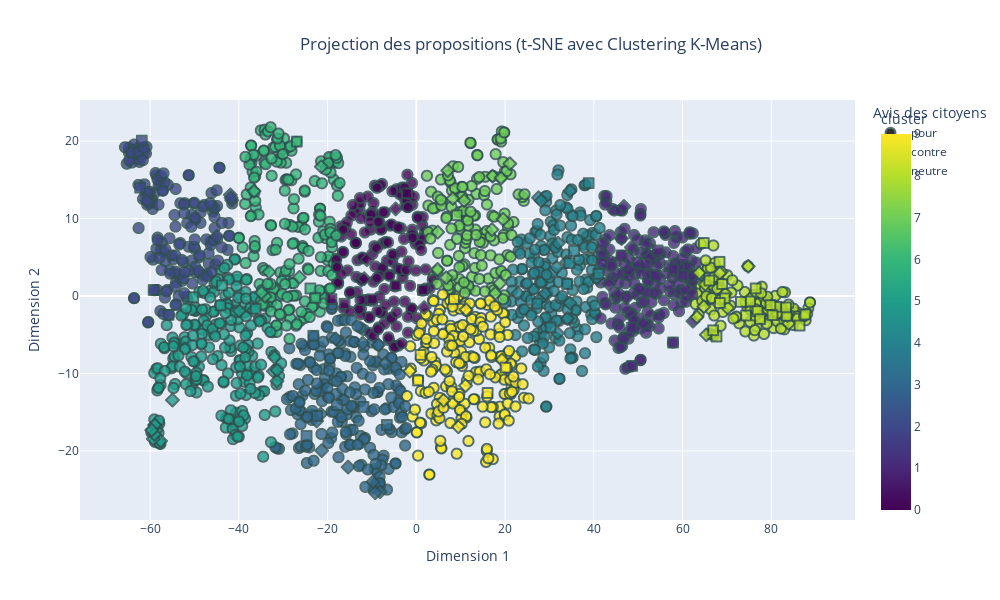

Here is the notebook cell this chart was saved with:
### Code cell
import plotly.express as px
from sklearn.manifold import TSNE
from sklearn.preprocessing import StandardScaler
from sklearn.cluster import KMeans
import pandas as pd

# Normalisation des vecteurs
scaler = StandardScaler()
vectors_normalized = scaler.fit_transform(proposition_vectors)

# Réduction des vecteurs à 2 dimensions avec t-SNE
tsne = TSNE(n_components=2, random_state=42, perplexity=30, n_iter=1000)
word_vectors_2d = tsne.fit_transform(vectors_normalized)

# Appliquer le clustering K-Means
n_clusters = 10
kmeans = KMeans(n_clusters=n_clusters, random_state=42)
cluster = kmeans.fit_predict(word_vectors_2d)
data['cluster'] = cluster

# Préparer les données pour le graphique
df1 = pd.DataFrame(word_vectors_2d, columns=['Dim1', 'Dim2'])  # Utiliser Dim1 et Dim2 pour refléter t-SNE
df1['propositions'] = data['Proposition']  # Ajouter les propositions correspondantes
df1['cluster'] = cluster  # Ajouter les labels des clusters
df1['vote'] = data['Catégorie']  # Ajouter les votes ou catégories
df1['proposition_vectors'] = data['mean_vector']  # Ajouter les vecteurs moyens

# Créer le graphique interactif
fig = px.scatter(
    df1,
    x='Dim1',
    y='Dim2',
    symbol='vote',  # Utiliser la colonne 'vote' pour les symboles
    color='cluster',  # Utiliser les clusters pour la coloration
    hover_name='propositions',  # Afficher les propositions lors du survol
    title="Projection des propositions (t-SNE avec Clustering K-Means)",
    labels={'Dim1': 'Dimension 1', 'Dim2': 'Dimension 2', 'vote': 'Avis des citoyens'},
    color_continuous_scale='viridis',  # Choisir une palette de couleurs
    category_orders={"cluster": [str(i) for i in range(n_clusters)]},
    width=1000,
    height=600
)

# Personnaliser les points
fig.update_traces(marker=dict(size=10, opacity=0.8, line=dict(width=2, color='DarkSlateGrey')))

# Ajouter un titre pour la légende des clusters
fig.update_layout(
    title_x=0.3  # Centrer le titre
)

# Afficher le graphique
fig.show()

#df1.to_csv("D:/Gbaki 2A/Projet statistique/propositions_clusters.csv", index=False)

### Figure 1 — Plotly figure (JSON) as saved in the notebook; plotly's stock layout.template omitted (floating-point values rounded to 4 significant figures; data arrays with more than 128 entries replaced by an {"elided": "..."} marker saying what was removed)
{"data": [{"hovertemplate": "<b>%{hovertext}</b><br><br>Avis des citoyens=pour<br>Dimension 1=%{x}<br>Dimension 2=%{y}<br>cluster=%{marker.color}<extra></extra>", "hovertext": {"elided": "1736 str values"}, "legendgroup": "pour", "marker": {"color": {"elided": "1736 int values"}, "coloraxis": "coloraxis", "line": {"color": "DarkSlateGrey", "width": 2}, "opacity": 0.8, "size": 10, "symbol": "circle"}, "mode": "markers", "name": "pour", "showlegend": true, "type": "scattergl", "x": {"elided": "1736 float values"}, "xaxis": "x", "y": {"elided": "1736 float values"}, "yaxis": "y"}, {"hovertemplate": "<b>%{hovertext}</b><br><br>Avis des citoyens=contre<br>Dimension 1=%{x}<br>Dimension 2=%{y}<br>cluster=%{marker.color}<extra></extra>", "hovertext": ["Il faut raccourcir les vacances scolaires pour introduire des activités culturelles et sportives", "Il faut un remboursement total ou partielle des licences de sport par la sécurité social ", "Il faut transformer 3h de travail (sur les 35h) en 3h de sport obligatoire au travail", "Il faut interdire les JO qui sont profondément discriminants : les billets et logements sont hors de prix pour la majorité des gens", "Il faut être obligé d'adhérer à une association pendant les études (sportive, artistique...) et s'inspirer des usa", "Il faut faciliter l'accès au clubs et associations en remboursant par la sécurité sociale et les mutuelles les abonnements ou licences", "Il faut instaurer des heures de sport obligatoires dans les entreprises.", "Il faut une prise en charge par la sécurité sociale des adhésions dans les clubs et associations sportives avec un contrôle de présence", "Il faut que cela soit rembourser au moins en partie, par le sécurité sociale, ou une aide conséquente par l'employeur", "Il faut le rendre obligatoire à l'école, après la classe : 1 heure par jour a minima. Et idem pour les adultes après le travail ", "Il faudrait que les smartphones se bloquent après une heure d'utilisation et se débloquent après 10 minutes d'activité.", "Il faut annuler les JO et utiliser l'argent pour des équipements de proximité et des encadrants payés correctement", "Il faut des clubs gratuits. ", "Il faut interdire les jeux olympiques : c’est polluants et réservés à une élite bourgeoise. ", "Il faut faciliter l'accès aux clubs ou associations sportives en remboursant par la sécurité sociale et les mutuelles les abonnements", "Il faut imposer sur les 35 heures qu’il y ait une heure de sport financé par les employeurs sur le temps de travail.", "Il faut que les entreprises, associations, sociétés, etc. rendent obligatoire une activité sportive 30 minutes par jour", "Il faut s’inspirer du système militaire avec la mise en place de la pratique sportive sur le temps de travail.", "Il faut rembourser par la CPAM les inscriptions à des clubs de sport. Des personnes sportives sont des personnes en meilleur santé", "Il faut une participation financière pour ceux qui font leurs trajets quotidiens a vélo (sauf VAE car ils bénéficient déjà d'aide a l'achat)", "Il faut récompenser financièrement les Français qui font 10 000 pas/jour système points, tickets ciné resto etc ou à partir d'un nbre de pas", "Il faut rendre le sport obligatoire. 2H/semaine payées par l'Etat via carte numérique activable à partir de 30 min sport.", "Il faut rendre les activités physiques remboursées par la sécurité sociale.", "Il faut mettre en place un échauffement matinal physique tous les matins pour toutes la population", "Il faut démocratiser la pratique sportive sur les lieux de travail des gens en instaurant une pause de 2h entre midi et deux.", "Il faut des écrans publicitaires ou l’on peut voir défiler diverses pratiques sportives, leurs bienfaits, sous fond musical, dans la rue. ", "Il faut initier la mise en forme collective dans les entreprises, le matin avant de prendre son poste et le soir avant de partir", "Il faut 1 abonnement gratuit/an à un club de sport ou d'activité physique de son choix.", "Il faut passer à des semaines de 32h et à des week-ends de 3 jours", "Il faut empêcher les gens de travailler dimanche et ouvrir les installations sportives pour la pratique du sport", "Il faut pouvoir payer son ticket de bus en faisant 20 squats, comme à Cluj (Roumanie) ? Bus gratuit pour les personnes handicapées/âgées.", "Il faut pour les emplois non physiques une heure de sport le matin avant la prise de poste.", "Il faut que les massages (chinois, thaï) puissent être pris en charge au même titre que l'ostéopathie. Bénéfique pour la récupération/stress", "Il faut construire dans tous les quartiers urbains et villages des piscines publiques naturelles, dans des serres végétales, à eau recyclée", "Il faut développer des \"cours de sport en plein air nocturnes\" avec des équipements lumineux.", "Il faut à partir de 40 ans une participation de la sécurité sociale pour une pratique sportive dans un club", "Il faut élargir massivement les possibilités de nager en site naturel toute l’année et en accès libre (lacs, canaux, etc.).", "Il faut allier salle de sports et jeux vidéos, rendre cela ludique !", "Il faut initier les français aux jeux sportifs en réalité virtuelle et équiper les établissements de type EPHAD.", "Il faut rémunérer les sportifs qui participent à des événements de promotion du sport dans les communes ou les régions", "Il faut renforcer les incitations aux pratiques sportives pour la santé par un crédit d'impôts plafonné pour l'emploi d'un coach", "Il faut que les collectivités financent des coachs qui aident les familles volontaires à améliorer leur comportement (activité, repas…).", "Il faut retirer les parkings de dépose des enfants proches écoles-collèges, pour redonner l'autonomie des déplacements à pieds ou vélo.", "Il faut stopper les jeux olympiques, c'est une hérésie !", "Il faut que ce soit obligatoire pour les enfant de 5 à 12 ans d'être inscrit dans une association afin de pratiquer une activité physique", "Il faut sacraliser le sport au collège et lycée, avec un coef fort et noter la performance autant que la démonstration d'esprit d'équipe.", "Il faut moins de restriction vestimentaire pour les pratiques en compétition tant que cela nuit pas à la discipline elle même ex : voile", "Il faut une application qui permettrait de gagner du temps d’écran en échange d’activité physique que les parents programmeraient. ", "Il faut créer des créneaux horaires réservés aux activités sportives dans les parcs.", "Il faut que le coup de l'activité sportive puisse être prise en charge/remboursée par l'employeur, la sécurité sociale", "Il faut arrêter de confondre sport et activité physique, l'un est une absurdité délétère, l'autre est indispensable.", "Il faut obliger chaque club à avoir une équipe handisport pour chaque activité", "Il faut supprimer/diminuer les remboursements des médicaments des personnes qui pourraient se soigner grâce à l'activité physique.", "Il faut valoriser les notes des élèves sportifs (extra-scolaire) afin de motiver les autres à la pratique régulière d’un sport en fédération", "Il faut proposer aux magasins de sport des rayons pour des articles de pratique sportive, promotion permanente annuelle", "Il faut la rendre obligatoire afin de beneficier de soins médicaux", "Il faut des collaborations avec des influenceurs pour promouvoir un mode de vie actif.", "Il faut créer des défis sportifs basés sur les réseaux sociaux pour encourager la participation en ligne et hors ligne.", "Il faut rendre les inscriptions gratuites dans les clubs de sport en compensant cette gratuité par des subventions publiques", "Il faut que les éducateurs sportifs soient remboursés par la sécurité sociale.", "Il faut proposer un prix littéraire pour récompenser les livres pour apprendre un sport ou pour avoir une activité physique.", "Il faut inciter fiscalement à prendre un coach sportif personnel", "Il faut permettre aux employeurs de payer mieux ceux qui sont actifs en sport que les sédentaires.Des employés en forme sont plus avantageux", "Il faut donner une place aux transidentités au sein du sport et intégrer ce sujet dans l’ensemble des réflexions liées au sport", "Il faut payer une nounou aux familles monoparentales pour libérer du temps au parent pour pratiquer une activité sportive, 1fois par semaine", "Il faut interdire tous les véhicules à moteur et supprimer des places de parking dans les centres villes pour inciter les citoyens à marcher", "Il faut faire des zones défis au travail: chaise contre le mur, panier basket...", "Il faut taxer lourdement les loisirs statiques (jeux vidéo, streaming etc) pour inciter à choisir des loisirs sportifs, et financer ceux ci.", "Il faut inscrire la pratique d’une activité physique quotidienne dans la Constitution", "Il faut mettre en place des programmes de réalité virtuelle pour découvrir de nouveaux sports.", "Il faut faire dans les rues et les parcs des sortes de chasses aux trésors et collecter ainsi des bons de reductions, places de concerts...", "Il faut interdire les jeux olympiques, surtout en France.", "Il faut créer des bornes de pointage dans les villes pour la marche à pied mesurant les distances et encourageant les progrès", "Il faut rendre gratuits les places aux JO pour les licenciés", "Il faut imposer à l’entreprise du sport dans le temps de travail ! Il faut accepter de déjeuner en travaillant pour libérer la pause !", "Il faut donner une prime CPAM en proportion du nombre d’heures de sport mensuelles. Grâce à une appli gérée par le ministère de la Santé", "Il faut lever l’interdiction du port du voile dans les fédérations françaises", "Il faut en faire un campagne national : faire des affiches géantes avec des personnes saines physiquement", "Il faut supprimer du vocabulaire le mot sport qui correspond à un abrutissement et le remplacer par activité physique.", "Il faut que les dirigeants montrent l'exemple : médiatiser les activités sportives des politiques, journalistes et autres personnalités", "Il faut pénaliser les déplacements courts en voiture.", "Il faut encourager l'installation d'une innovation : la première machine à café qui fait tapis de course", "Il faut proposer un apéro sportif après un footing entre proches et voisins", "Il faut réduire le volume des retransmissions des sports dans les medias (tv, radio, internet) pour ne pas figer les auditeurs chez eux", "Il faut mettre en place des jeux vidéo interactifs qui récompensent les activités physiques réelles.", "Il faut que les flashmobs se généralisent et deviennent les nouvelles façons de prendre l'apéritif après le travail.", "Il faut interdire l’arrêt et le stationnement à moins d’un kilomètre des établissements scolaires.", "Il faut du temps et par conséquent favoriser un 100% télétravail", "Il faut changer les équipes de haut niveau et les membres des fédérations dès lors qu’il n’y a eu aucune qualification olympique", "Il faut vérifier le passif judiciaire des jeunes qui accèdent à sport études notamment pour le football.", "Il faut supprimer les cotisations obligatoires des fédérations sportives.", "Il faut favoriser les réunions non formelles au sein de l'entreprise en invitant les conjoints pour des thés ou dîners dansants.", "Il faut interdire les sports non écologiques comme le ski et la formule 1", "Il faut que tout le monde prennent des trotinettes ou des vélos électriques c'est bon pour la planète.", "Il faut offrir 1 ou 2 jours de CP, payés par l’Etat, à qui le souhaite, pendant les JO, pour regarder les épreuves et susciter des vocations", "Il faut interdire toutes les demandes de certificats médicaux que ce soit pour les clubs, les professionnels et les compétitions.", "Il faut augmenter les cotisations sociales de ceux qui ne s'inscrive dans aucun sport. ", "Il faut augmenter le prix des carburants pour inciter à aller à pied (au moins partiellement). Pas à vélo! A pied!", "Il faut augmenter les cotisations sociales des non-sportifs. Ils coutent plus cher à la sécu, c'est à eux de payer.", "Il faut adopter un chien ça fera à minima 45 minutes de marche 3 fois par jour", "Il faut pouvoir exclure tout membre d’une fédération qui n’est pas au résultat et éviter qu’il reprenne sa place", "Il faut réduire le nombre d'arrêt de bus en ville pour obliger la marche, un pour 500m semble juste.", "Il faut inciter les Français à s'équiper de montres connectées pour les stimuler à bouger et atteindre des (petits) objectifs quotidiens.", "Il faut encourager les garçons à s'inscrire dans un club de football ou de rugby."], "legendgroup": "contre", "marker": {"color": [8, 1, 8, 1, 8, 5, 5, 5, 3, 5, 0, 3, 5, 2, 5, 5, 0, 7, 9, 7, 8, 4, 5, 3, 7, 4, 3, 5, 4, 2, 9, 5, 8, 7, 2, 3, 1, 1, 1, 7, 1, 9, 4, 2, 5, 8, 7, 0, 9, 5, 6, 1, 1, 3, 7, 8, 6, 4, 3, 5, 9, 3, 3, 3, 6, 1, 1, 0, 6, 4, 4, 2, 6, 9, 7, 8, 1, 6, 8, 1, 7, 8, 1, 8, 8, 4, 8, 1, 4, 8, 4, 4, 8, 7, 4, 4, 3, 2, 7, 0, 1, 7, 7, 8], "coloraxis": "coloraxis", "line": {"color": "DarkSlateGrey", "width": 2}, "opacity": 0.8, "size": 10, "symbol": "diamond"}, "mode": "markers", "name": "contre", "showlegend": true, "type": "scattergl", "x": [70.19, 62.36, 74.81, 47.88, 75.14, -58.92, -31.4, -57.64, -8.178, -32.2, -4.648, -6.994, -54.96, -41.58, -58.95, -31.39, -12.37, 8.241, 9.472, 17.19, 65.13, 27.55, -59.28, -22.47, 7.078, 31.82, -8.549, -36.68, 28.17, -44.95, 6.15, -31.94, 63.24, 17.05, -54.38, -9.745, 51.66, 45.76, 62.18, 18.79, 43.42, 11.21, 34.63, -41.92, -39.89, 63.73, 6.75, -11.11, 11.09, -59.0, -34.11, 45.86, 51.15, -18.16, 4.825, 68.74, -33.19, 33.91, -21.33, -59.62, 19.31, -15.37, -12.09, -21.54, -36.58, 52.02, 46.25, 1.777, -34.92, 34.09, 34.61, -41.74, -21.41, -1.471, 10.79, 68.4, 48.46, -26.34, 83.91, 47.39, 21.08, 82.49, 58.9, 79.37, 65.37, 31.62, 83.61, 46.78, 29.01, 69.62, 22.88, 31.96, 81.46, 19.09, 40.71, 27.66, -9.26, -60.71, 17.78, -11.75, 52.57, 19.57, 4.798, 64.78], "xaxis": "x", "y": [-1.548, -3.247, 3.831, 4.806, -0.4021, -16.66, -10.98, -18.72, -25.27, -9.715, 11.25, -8.678, -13.44, 12.36, -16.65, -9.57, 2.066, 12.59, -16.88, 15.47, 1.502, 12.68, -18.45, -16.13, 16.19, -4.803, -6.317, -1.862, 12.31, 7.699, -13.46, -7.916, -2.716, 8.564, 1.27, -23.99, 6.606, 0.3096, 2.597, 1.626, 1.543, -1.771, 13.56, 13.05, -1.925, 3.001, 2.361, 4.696, -11.57, -17.85, -0.04093, -2.911, -3.532, -5.527, 8.247, 3.155, 3.099, 4.391, -19.96, -17.31, -8.252, -22.08, -6.08, -15.23, 13.54, 5.392, 7.42, -1.49, 0.4337, -2.908, -0.9104, 12.67, 16.7, -9.7, 12.32, 2.944, 6.271, 2.413, -3.554, -0.2204, 17.08, -2.338, 1.68, -1.868, -4.998, 3.703, -2.518, 11.56, 0.3079, 0.2936, 0.3323, 6.813, -2.287, 15.23, 2.312, -0.5244, -25.39, 12.3, 0.3381, 2.244, 4.935, 9.911, 3.441, -1.372], "yaxis": "y"}, {"hovertemplate": "<b>%{hovertext}</b><br><br>Avis des citoyens=neutre<br>Dimension 1=%{x}<br>Dimension 2=%{y}<br>cluster=%{marker.color}<extra></extra>", "hovertext": ["Il faut créer des challenges sportifs tous les mois et une compétition entre participants ce qui motivera encore plus.", "Il faut proposer des \"flash mobs sportifs\" dans les lieux publics pour encourager la spontanéité.", "Il faut interdire aux mairies de fermer un gymnase aux heures de nuit uniquement pour économiser de l’électricité !", "Il faut que les profs de sport officient dans les clubs ! Le sport scolaire se concentre sur les enfants ne faisant pas (encore) de sport.", "Il faut développer des activités physiques douces : yoga de chaise, et aide financière pour vélo d'appartement", "Il faut aller au boulot en velo", "Il faut créer le ministère de la culture populaire, qui intègrera aussi l'APSA Activité Physique Sportive Artistique, différente de l'EPS.", "Il faut inventer les apéros sportifs ! On se retrouve dans une ambiance conviviale avec des voisins et proches autour d’une collation", "Il faut reconnaître les coachs sportifs ou coach en nutrition comme des professionnels de santé", "Il faut un sport axé sur la communauté où ses membres sont impliqués dans les décisions, favorisant plus de démocratie participative", "Il faut un centre \"thermal\" accessible dans chaque département pour les personnes âgées ou ayant des douleurs avec des kinés", "Il faut éviter volontairement de se faire aider dans la mesure du possible et s'obliger à faire soi-même pour entretenir son corps.", "Il faut que le double projet d'un.e SHN soit réellement pris en compte par les DTN et CTN", "Il faut régulièrement évaluer les actions des CTN", "Il faut que les SHN listés aient les mêmes avantages notamment dans les Creps (accès aux services médicaux et psycho)", "Il faut faciliter la vie de nos SHN au collège prévoir des heures prof pour le rattrapage après compétition. ", "Il faut faire la promotion d'applications comme HelloSport.", "Il faut soutenir les applications comme weward et surtout que l'état propose une application du style car - de gens dans les hôpitaux.", "Il faut proposer des APPN dans toutes les écoles et pas seulement au sein des QPV pour faire aimer le sport de plein air", "Il faut que le département puisse payer les entraîneurs en fonction du nombre de licenciés (ce qui en entraînera une hausse)", "Il faut voir qu'il y a l'offre tremplin strict à 11 séances en Maison Sport Santé. Mais une PMR à vie n'a pas accès à un sport normal après.", "Il faut lutter contre l'insuffisance de financement pérenne des MSS afin de sécuriser leur modèle éco déjà très fragilisé par l'offre privée", "Il faut donner une note de difficultés d'une activité physique et du niveau. Cela existe pour des activités comme le trekking.", "Il faut renforcer les MSS car elles ont l'obligation de sensibiliser et promouvoir l'activité physique. Promouvoir une nouvelle culture", "Il faut tracer simplement sur le sol les lignes délimitant les terrains de sport de tous les sports olympiques pour faire du air-sport.", "Il faut faire payer le montant des adhésions à un club sportif (en Sport Adapté, en sport loisirs ou en Sport compétition)", "Il faut créer sur les montres connectées une activité \"Trajet sans voiture\" qui compte la distance totale parcourue et aussi les pas.", "Il faut être plus présent dans les salles", "Il faut modifier les conditions d’accès aux fonctions d’entraîneurs de haut niveau et non plus laisser le statut de la fonction publique", "Il faut prendre exemple sur l’Education Scolaire qui est mise en place aux États unis sur le sport.", "Il faut pouvoir traiter des demandes en activité physique qui n'ont pas trouvé d'offre.", "Il faut promouvoir les activités connectées", "Il faut non un cours de tennis des tables de ping-pong, moins onéreux et plus ludique", "Il faut mettre à disposition une fiche simple indiquant la chronologie pour la création d'une association sport santé", "Il faut que les EAPAS, Enseignants en Activité Physique Adaptée de Santé Licence et Master STAPS APAS soient conventionnés.", "Il faut accompagner la structuration, l’outillage et la montée en compétences des organisations de l’écosystème", "Il faut aider financièrement le SHN afin de lui permettre de se déplacer sur les compét et d'assurer son avenir ", "Il faut systématiser la conduite de mesures d’impacts des projets et des politiques sportives, pour objectiver les bénéfices pour la société", "Il faut une compétition mondiale pour réunir les peuples sur une ville sur cette belle planète tout en respectant notre terre", "Il faut voir du coté des \"Contrat Local de Santé\" portés pas les Communautés de communes et l'ARS", "Il faut imposer un principe clair de subsidiarité des compétences entre les différents acteurs institutionnels du sport", "Il faut des spots publicitaires pour tout public.", "Il faut intégrer 1 journée collective sport obligatoire au sein de chaque fonction publique et autres administrations ", "Il faut utiliser les applications mobiles qui permettent de mettre les amateurs en relation. ex : l’application « Potesport »", "Il faut un outil moderne et géré pour démocratiser le privilège d'assister à ce rendez-vous sportif des J.O. Des professionnels aussi.", "Il faut des structures nationales au fonctionnement moins coûteux et plus adaptées aux besoins de formation de cadres en régions.", "Il faut communiquer sur l'existence de l'enseignant en activité physique adaptée, profession spécifique à la pratique physique et la santé.", "Il faut développer les séances de sport par internet, qu'on puisse les faire avec des amis en direct, ou ensuite en différé: c'est top !", "Il faut nécessairement rendre les activités physiques plus attrayantes en les fusionnant avec des activités artistiques, par exemple.", "Il faut que l'animation des activités physiques adaptées de santé soit associée à la médiation culturelle et scientifique.", "Il faut soutenir des applications comme Smatchy qui aident à rendre le sport pour tous accessibles gratuitement", "Il faut permettre aux parents d’initier leurs enfants aux sports sans les clubs ou fédérations. Juste pouvoir louer l’espace ou terrain.", "Il faut créer des \"parcours sportifs mystères\" où les participants découvrent l'activité au dernier moment.", "Il faut ouvrir des campus universitaires", "Il faut encourager les filles à s'inscrire dans un club de football ou de rugby.", "Il faut couvrir le plus grand nombre de terrains de pétanque pour permettre cette activité ludique et intergénérationnelle toute l'année !", "Il faut créer un groupe de même niveau qui se motive les uns les autres ...", "Il faut développer et encourager le concept de \"Walking meeting\" dans les secteurs où il peut être mis en place.", "Il faut créer des associations pour les personnes intéressées et faire des publicités sur la télé et sur les réseaux sociaux", "Il faut organiser des compétitions sportives par tranches d'âges entre villes puis entre départements et enfin entre régions.", "Il faut leur dire que ça éveille en nous des substances naturelles au moins aussi puissantes que toutes les drogues ou alcools réunis", "Il faut aménager des latrines à proximité des lieux de passage piétons et des deux roues.", "Il faut que chaque acteur public puisse analyser son budget et créer un budget primitif sensible au genre dans le sport", "Il faut que les clubs de sport pour les enfants ne proposent plus de créneaux le mercredi mais le soir et le weekend", "Il faut construire des praticables couverts pour favoriser la pratique ensemble de pratiques artistiques.", "Il faut couvrir le maximum de terrains de sport ,y compris pour la pétanque, quand le foncier est rare  (pour les jours de pluie)", "Il faut pratiquer un sport collectivement  jusqu'à 90 ans dans chaque quartier ou village. ", "Il faut offrir avantages fiscaux, financiers (impôts, mutuelles...) proportionnels aux gains dont la société profite de la part des sportifs", "Il faut proposer plus de jeux de piste comme les mozaïques space invaders, pokemon, geocaching..."], "legendgroup": "neutre", "marker": {"color": [8, 5, 8, 9, 0, 2, 0, 8, 3, 4, 1, 1, 8, 8, 1, 0, 1, 4, 3, 4, 2, 4, 1, 9, 4, 4, 8, 1, 9, 3, 6, 8, 4, 9, 5, 1, 8, 8, 8, 3, 8, 8, 0, 1, 8, 9, 0, 1, 6, 8, 3, 5, 8, 8, 8, 0, 2, 7, 8, 1, 8, 8, 5, 1, 6, 8, 3, 1, 2], "coloraxis": "coloraxis", "line": {"color": "DarkSlateGrey", "width": 2}, "opacity": 0.8, "size": 10, "symbol": "square"}, "mode": "markers", "name": "neutre", "showlegend": true, "type": "scattergl", "x": [75.26, -50.28, 76.92, 16.08, -16.16, -62.24, -4.647, 87.66, -6.631, 38.85, 48.64, 49.78, 81.2, 76.49, 51.57, -2.107, 57.08, 35.54, -23.2, 41.06, -55.82, 30.27, 48.56, 20.13, 34.49, 27.25, 69.51, 57.86, 0.9754, -22.4, -22.76, 67.64, 33.98, 0.3928, -36.18, 54.39, 66.03, 83.46, 68.33, -24.74, 68.94, 74.33, -9.909, 57.85, 83.33, 8.464, -19.13, 41.9, -23.86, 66.9, -17.91, -44.08, 77.46, 73.16, 79.8, 1.475, -59.19, 9.124, 68.39, 46.26, 86.38, 64.79, -43.79, 53.86, -26.94, 80.28, -11.92, 60.04, -61.86], "xaxis": "x", "y": [-0.7083, -0.1541, -1.949, -12.52, -1.005, 13.98, 1.383, -2.385, -16.64, 14.57, -9.014, 4.339, -1.389, 0.9864, 4.121, 13.26, 3.863, 5.81, -5.133, 2.858, -2.432, -4.046, -4.089, -9.241, 4.245, -0.9721, -0.2977, -5.999, -7.589, -15.47, -0.2296, -5.224, 1.56, -10.9, -1.643, 5.871, 1.997, -2.556, 4.415, -18.07, 1.54, -2.516, -0.4197, 3.443, -1.465, -0.3922, -0.4025, 4.251, 0.974, -4.424, -14.07, -1.211, -2.99, -0.7518, -1.173, 0.7859, 0.7769, 10.43, -0.8943, 5.228, -3.81, 6.844, 1.377, 2.643, 19.93, -2.478, -14.32, 2.653, 20.06], "yaxis": "y"}], "layout": {"coloraxis": {"colorbar": {"title": {"text": "cluster"}}, "colorscale": [[0, "#440154"], [0.1111, "#482878"], [0.2222, "#3e4989"], [0.3333, "#31688e"], [0.4444, "#26828e"], [0.5556, "#1f9e89"], [0.6667, "#35b779"], [0.7778, "#6ece58"], [0.8889, "#b5de2b"], [1, "#fde725"]]}, "height": 600, "legend": {"title": {"text": "Avis des citoyens"}, "tracegroupgap": 0}, "title": {"text": "Projection des propositions (t-SNE avec Clustering K-Means)", "x": 0.3}, "width": 1000, "xaxis": {"anchor": "y", "domain": [0, 1], "title": {"text": "Dimension 1"}}, "yaxis": {"anchor": "x", "domain": [0, 1], "title": {"text": "Dimension 2"}}}}
